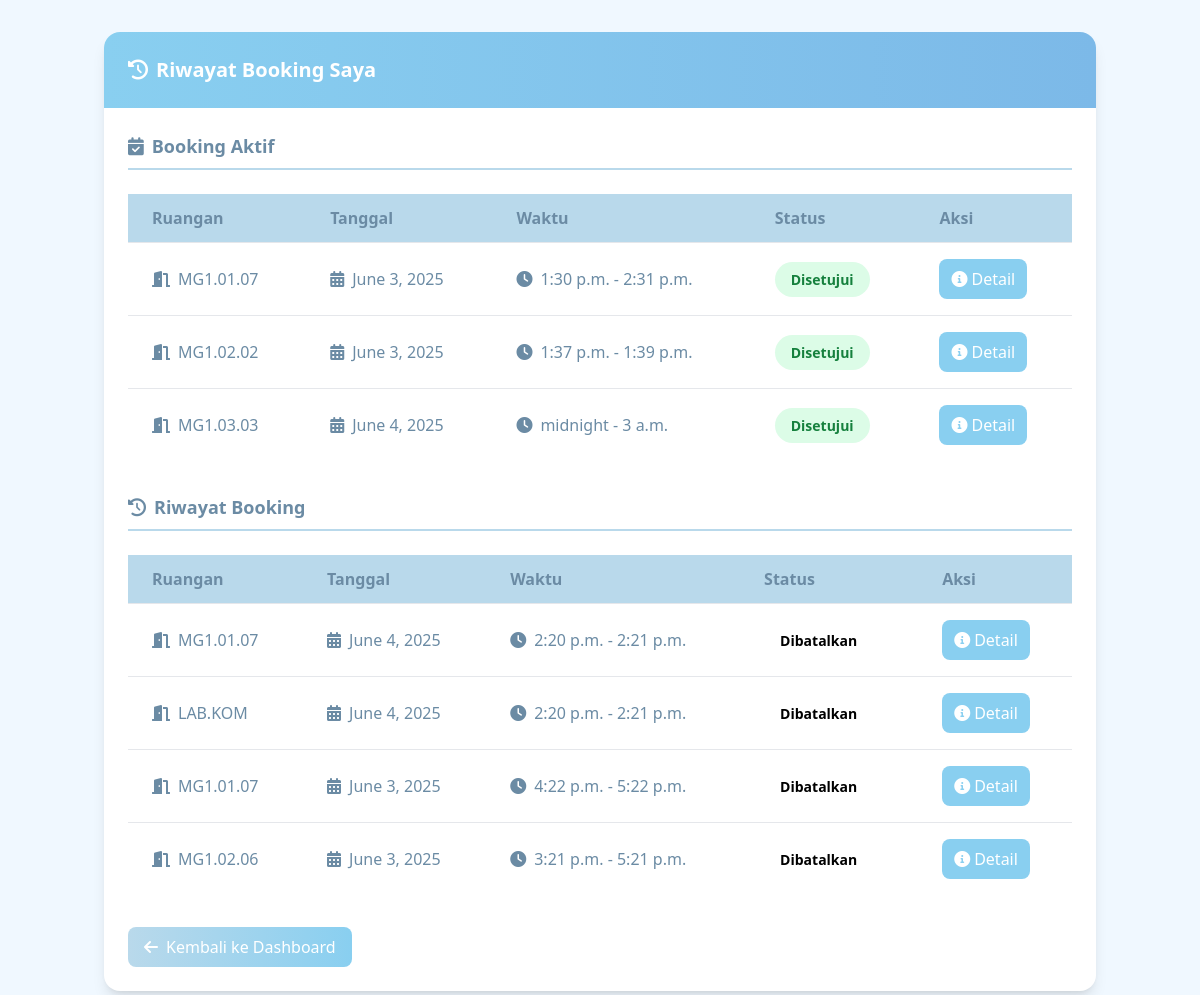
The page /bookings/ (signed in) on the database its author committed.
### rkta/models.py (models this page shows, shortened)
class Booking(models.Model):
    STATUS_CHOICES = [
        ('pending', 'Menunggu Konfirmasi'),
        ('approved', 'Disetujui'),
        ('rejected', 'Ditolak'),
        ('cancelled', 'Dibatalkan'),
        ('completed', 'Selesai'),
    ]
    room = models.ForeignKey(Room, on_delete=models.CASCADE)
    user = models.ForeignKey(User, on_delete=models.CASCADE)
    booking_date = models.DateField()
    start_time = models.TimeField()
    end_time = models.TimeField()
    purpose = models.TextField()
    status = models.CharField(max_length=20, choices=STATUS_CHOICES, default='pending')
    created_at = models.DateTimeField(auto_now_add=True)
    updated_at = models.DateTimeField(auto_now=True)

class Room(models.Model):
    FLOOR_CHOICES = [
        (1, 'Lantai 1'),
        (2, 'Lantai 2'),
        (3, 'Lantai 3'),
        (4, 'Lantai 4'),
    ]
    STATUS_CHOICES = [
        ('available', 'Tersedia'),
        ('booked', 'Sedang Digunakan'),
        ('maintenance', 'Maintenance'),
    ]
    number = models.CharField(max_length=10)
    floor = models.IntegerField(choices=FLOOR_CHOICES)
    capacity = models.IntegerField()
    status = models.CharField(max_length=20, choices=STATUS_CHOICES, default='available')
    description = models.TextField(blank=True, null=True)

### rkta/views.py (the view)
# urls.py: path('bookings/', views.my_bookings, name='my_bookings'),
@login_required
def my_bookings(request):
    status = request.GET.get('status')
    bookings = Booking.objects.filter(user=request.user)
    if status:
        bookings = bookings.filter(status=status)
    active_bookings = bookings.filter(
        Q(booking_date__gt=timezone.now().date()) |
        (Q(booking_date=timezone.now().date()) & Q(end_time__gt=timezone.now().time())),
        status__in=['pending', 'approved']
    ).order_by('booking_date', 'start_time')
    past_bookings = bookings.filter(
        Q(booking_date__lt=timezone.now().date()) |
        (Q(booking_date=timezone.now().date()) & Q(end_time__lte=timezone.now().time())) |
        Q(status__in=['cancelled', 'rejected', 'completed'])
    ).order_by('-booking_date', '-start_time')
    context = {
        'active_bookings': active_bookings,
        'past_bookings': past_bookings,
        'status_choices': Booking.STATUS_CHOICES,
    }
    return render(request, 'my_bookings.html', context)

### rkta/templates/my_bookings.html (shortened to what this page needs)
<!DOCTYPE html>
<html lang="en">
<head>
    <script src="https://cdn.tailwindcss.com"></script>
    <link href="https://cdnjs.cloudflare.com/ajax/libs/font-awesome/6.0.0/css/all.min.css" rel="stylesheet">
</head>
<body class="bg-soft-bg min-h-screen">
    <div class="container mx-auto px-4 py-8">
        <div class="bg-white rounded-2xl shadow-lg overflow-hidden transition-transform duration-300 hover:shadow-xl">
            <div class="bg-gradient-to-r from-soft-blue to-soft-blue-dark p-6">
                <h5 class="text-white text-xl font-semibold flex items-center">
                    <i class="fas fa-history mr-2"></i>Riwayat Booking Saya
                </h5>
            </div>
            <div class="p-6 space-y-8">
                <div class="animate-fade-in">
                    <h4 class="text-soft-text text-lg font-semibold pb-2 mb-6 border-b-2 border-soft-blue-light flex items-center">
                        <i class="fas fa-calendar-check mr-2"></i>Booking Aktif
                    </h4>
                    <div class="overflow-x-auto">
                        <table class="min-w-full divide-y divide-gray-200">
                            <thead>
                                <tr class="bg-soft-blue-light">
                                    <th class="px-6 py-3 text-left text-soft-text">Ruangan</th>
                                    <th class="px-6 py-3 text-left text-soft-text">Tanggal</th>
                                    <th class="px-6 py-3 text-left text-soft-text">Waktu</th>
                                    <th class="px-6 py-3 text-left text-soft-text">Status</th>
                                    <th class="px-6 py-3 text-left text-soft-text">Aksi</th>
                                </tr>
                            </thead>
                            <tbody class="divide-y divide-gray-200">
                                {% for booking in active_bookings %}
                                <tr class="hover:bg-soft-bg transition-colors duration-200">
                                    <td class="px-6 py-4 text-soft-text">
                                        <i class="fas fa-door-open mr-2"></i>{{ booking.room.number }}
                                    </td>
                                    <td class="px-6 py-4 text-soft-text">
                                        <i class="fas fa-calendar-alt mr-2"></i>{{ booking.booking_date }}
                                    </td>
                                    <td class="px-6 py-4 text-soft-text">
                                        <i class="fas fa-clock mr-2"></i>{{ booking.start_time }} - {{ booking.end_time }}
                                    </td>
                                    <td class="px-6 py-4">
                                        <span class="px-4 py-2 rounded-full text-sm font-semibold
                                            {% if booking.status == 'pending' %}bg-yellow-100 text-yellow-700
                                            {% elif booking.status == 'approved' %}bg-green-100 text-green-700
                                            {% else %}bg-red-100 text-red-700{% endif %}">
                                            {{ booking.get_status_display }}
                                        </span>
                                    </td>
                                    <td class="px-6 py-4">
                                        <div class="flex space-x-2">
                                            <a href="{% url 'booking_detail' booking.id %}"
                                               class="inline-flex items-center px-3 py-2 bg-soft-blue text-white rounded-lg hover:bg-soft-blue-dark transition-colors duration-200">
                                                <i class="fas fa-info-circle mr-1"></i>Detail
                                            </a>
                                        </div>
                                    </td>
                                </tr>
                                {% endfor %}
                            </tbody>
                        </table>
                    </div>
                </div>
                <div class="animate-fade-in">
                    <h4 class="text-soft-text text-lg font-semibold pb-2 mb-6 border-b-2 border-soft-blue-light flex items-center">
                        <i class="fas fa-history mr-2"></i>Riwayat Booking
                    </h4>
                    <div class="overflow-x-auto">
                        <table class="min-w-full divide-y divide-gray-200">
                            <thead>
                                <tr class="bg-soft-blue-light">
                                    <th class="px-6 py-3 text-left text-soft-text">Ruangan</th>
                                    <th class="px-6 py-3 text-left text-soft-text">Tanggal</th>
                                    <th class="px-6 py-3 text-left text-soft-text">Waktu</th>
                                    <th class="px-6 py-3 text-left text-soft-text">Status</th>
                                    <th class="px-6 py-3 text-left text-soft-text">Aksi</th>
                                </tr>
                            </thead>
                            <tbody class="divide-y divide-gray-200">
                                {% for booking in past_bookings %}
                                <tr class="hover:bg-soft-bg transition-colors duration-200">
                                    <td class="px-6 py-4 text-soft-text">
                                        <i class="fas fa-door-open mr-2"></i>{{ booking.room.number }}
                                    </td>
                                    <td class="px-6 py-4 text-soft-text">
                                        <i class="fas fa-calendar-alt mr-2"></i>{{ booking.booking_date }}
                                    </td>
                                    <td class="px-6 py-4 text-soft-text">
                                        <i class="fas fa-clock mr-2"></i>{{ booking.start_time }} - {{ booking.end_time }}
                                    </td>
                                    <td class="px-6 py-4">
                                        <span class="px-4 py-2 rounded-full text-sm font-semibold bg-secondary">
                                            {{ booking.get_status_display }}
                                        </span>
                                    </td>
                                    <td class="px-6 py-4">
                                        <div class="flex space-x-2">
                                            <a href="{% url 'booking_detail' booking.id %}"
                                               class="inline-flex items-center px-3 py-2 bg-soft-blue text-white rounded-lg hover:bg-soft-blue-dark transition-colors duration-200">
                                                <i class="fas fa-info-circle mr-1"></i>Detail
                                            </a>
                                        </div>
                                    </td>
                                </tr>
                                {% endfor %}
                            </tbody>
                        </table>
                    </div>
                </div>
                <a href="{% url 'dashboard' %}"
                   class="inline-flex items-center px-4 py-2 bg-gradient-to-r from-soft-blue-light to-soft-blue text-white rounded-lg hover:shadow-lg transition-all duration-200">
                    <i class="fas fa-arrow-left mr-2"></i>Kembali ke Dashboard
                </a>
            </div>
        </div>
    </div>
</body>
</html>

### rkta/templates/my_bookings.html (style rules this page uses)
.animate-fade-in { animation: fadeIn 0.5s ease-out; }

### rows shown on the page
Booking: room.number "MG1.01.07", booking_date "June 3, 2025", start_time "1:30 p.m.", end_time "2:31 p.m.", status "Disetujui"
Booking: room.number "MG1.02.02", booking_date "June 3, 2025", start_time "1:37 p.m.", end_time "1:39 p.m.", status "Disetujui"
Booking: room.number "MG1.03.03", booking_date "June 4, 2025", start_time "midnight", end_time "3 a.m.", status "Disetujui"
Booking: room.number "MG1.01.07", booking_date "June 4, 2025", start_time "2:20 p.m.", end_time "2:21 p.m.", status "Dibatalkan"
Booking: room.number "LAB.KOM", booking_date "June 4, 2025", start_time "2:20 p.m.", end_time "2:21 p.m.", status "Dibatalkan"
Booking: room.number "MG1.01.07", booking_date "June 3, 2025", start_time "4:22 p.m.", end_time "5:22 p.m.", status "Dibatalkan"
Booking: room.number "MG1.02.06", booking_date "June 3, 2025", start_time "3:21 p.m.", end_time "5:21 p.m.", status "Dibatalkan"
